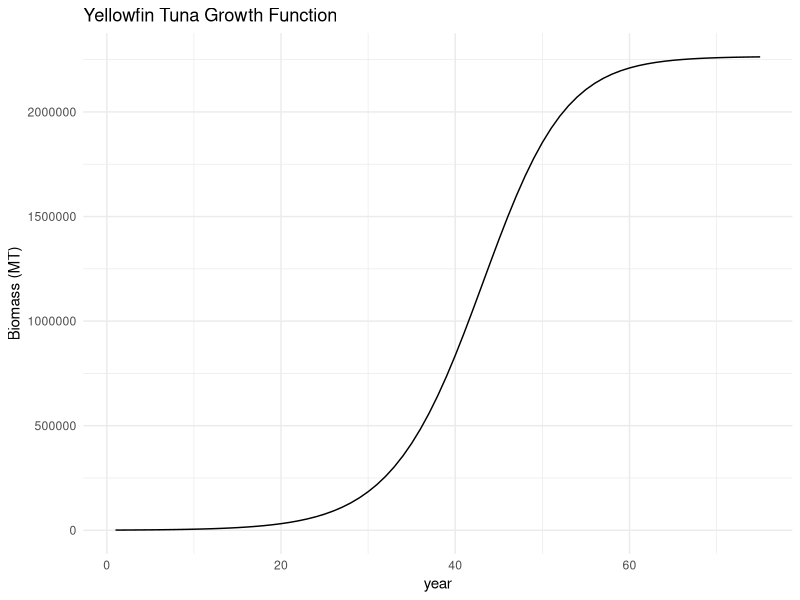
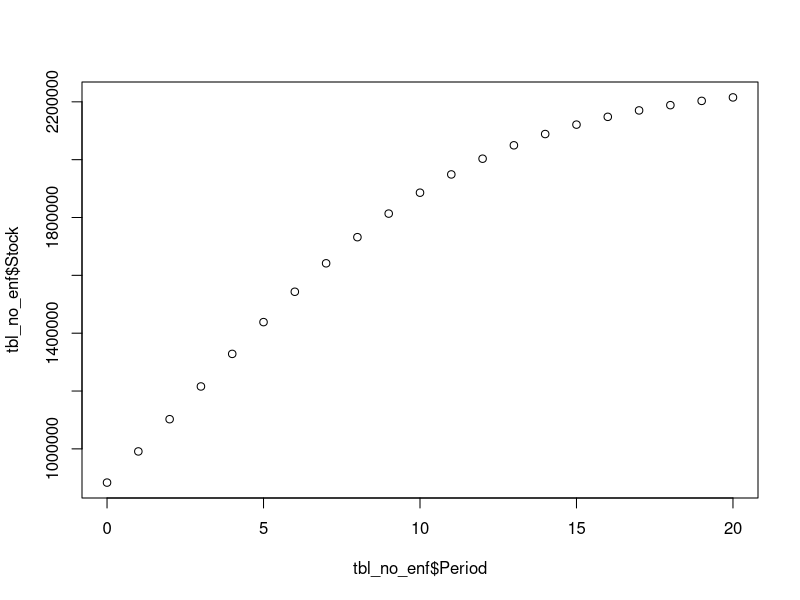

The R source for these figures, in order:
## ---- chunk 1
knitr::opts_chunk$set(echo = TRUE)

library(tidyverse)
library(nloptr)
library(knitr)
library(dplyr)
library(ggplot2)
library(numDeriv)
## ---- chunk 2
 period = seq(1,75, by =1)
stock <- function(Y, int_stock, r, K, period) {
   stock <- vector(mode = "numeric", length = 75)
   
   stock[1] = int_stock
   
    for (i in 2:(75))  
    {
    ### Stock dynamics
    stock[i] = stock[i-1] + (r * stock[i-1]) - (r*(stock[i-1])^2)/K  - Y 
    }
   return(stock)
}

 stock1<-stock(Y=0, int_stock = 1000, r=.2, K=2265128)
 
 stock_data <- data.frame(period,stock1)

ggplot(data = stock_data,aes( x=period, y= stock1)) +
  geom_line() +
   labs(title = "Yellowfin Tuna Growth Function",
       x = "year",
       y = "Biomass (MT)") +
  theme_minimal()

## ---- chunk 3
objective <- function(I, int_stock, discount, p, L, c, ce, r, K, period, effort, alpha) {
  
  #vectors 
  stock <- vector(mode = "numeric", length = 21)
  benefits <- vector(mode = "numeric", length = 21)
  
  #initial values
  stock[1] = int_stock
  benefits[1] = p*(L+I[1]) - c*((L+I[1])^2/stock[1]) - ce*(effort) - alpha*effort*I[1]
  
  
  #for loop
  for (i in 2:(period+1))  
    {
    ### Stock dynamics
    stock[i] = stock[i-1] + (r * stock[i-1]) - (r*(stock[i-1])^2)/K  - (L+I[i-1] )
    benefits[i] = p*(L + I[i]) - c*((L+I[i])^2/stock[i]) 
    - ce*(effort)  - alpha*effort*I[i]
    
  }
  
  t = seq(from = 0, period) 
  pv = ((1/(1 + discount))^t) * benefits
  npv = sum(pv)
  
  return(-npv)
  
}
## ---- chunk 4
### Constraint: harvest < X
constraint <- function(I, int_stock, discount, p, L, c, ce, r, K, period, effort, alpha) {
  
 stock <- vector(mode = "numeric", length = 21)
  const <- vector(mode = "numeric", length = 21)
  
  ### Initial states
  stock[1] = int_stock
  const[1] = (L+I[1]) -stock[1]
  
  ### For-loop
  for (i in 2:(21)) {
    stock[i] = stock[i - 1] + r * stock[i - 1] * (1 - (stock[i - 1] / K)) - L - I[i - 1]
    const[i] = (L+I[i]) - stock[i]
  } # End for-loop
  
  return(const)
}
## ---- chunk 5
## Use this options list for nloptr

local_opts<-list("algorithm"="NLOPT_LN_COBYLA",xtol_rel=1e-15)
options=list("algorithm"="NLOPT_LN_AUGLAG",xtol_rel=1e-15,maxeval=16000,"local_opts"=local_opts)

period = 20

output_enf = nloptr(x0=rep(1, times=21),
                 eval_f=objective,
                 eval_g_ineq = constraint,
                 lb=rep(0, times=21),
                 opts = options,
                 int_stock=883400, discount=.05, p=2397, L=113256, c=1000, 
                 ce =4000, r=.2, K=2265128, 
                 period =20, effort= .5, alpha = .4)
                 
round(output_enf$solution, 3) #effort 
-output_enf$objective #PVNB

## ---- chunk 6
#Making a table

stock_a <- function(I, int_stock=883400, discount=.05, p=2397, L=113256, c=1000, ce =0, r=.2, K=2265128, 
                 period =20, effort= 0, alpha = 0) {
  
  #vectors 
  stock <- vector(mode = "numeric", length = 21)
  benefits <- vector(mode = "numeric", length = 21)
  
  #initial values
  stock[1] = int_stock
  benefits[1] = p*(L+I[1]) - c*((L+I[1])/stock[1]) - ce*(effort) - alpha*effort*I[1]
  
  
  
  #for loop
  for (i in 2:(period+1))  
    {
    ### Stock dynamics
    stock[i] = stock[i-1] + r * stock[i-1] * (1 - (stock[i-1]/K)) - L -I[i-1] 
    benefits[i] = p*(L + I[i]) - c*((L+I[i])/stock[i]) 
    - ce*(effort[i])  - alpha*effort[i]*I[i]
    
  }
  
  t = seq(from = 0, period) 
  pv = ((1/(1 + discount))^t) * benefits
  npv = sum(pv)
  
  
# This time we return a data frame with the variables we want in the table.  The value after the = indicates the column label.
  
  return(data.frame("Period"=t, "Present Value" =pv, "Stock"=stock, "Harvest" =I+L, "Illegal Fishing" = I))

}

# The next command is telling R to use the solution found above, choice, to evaluate the function stock and to round the values in the data frame to two places past the decimal point.  The second command says to make a table with these values. 

tbl_enf=round(stock_a(output_enf$solution),3)      #  2 indicates rounding

kable(tbl_enf)

## ---- chunk 7
## Use this options list for nloptr

local_opts<-list("algorithm"="NLOPT_LN_COBYLA",xtol_rel=1e-15)
options=list("algorithm"="NLOPT_LN_AUGLAG",xtol_rel=1e-15,maxeval=16000,"local_opts"=local_opts)

period = 20

output_no_enf = nloptr(x0=rep(1, times=21),
                 eval_f=objective,
                 #eval_g_ineq = constraint,
                 lb=rep(0, times=21),
                 opts = options,
                 int_stock=883400, discount=0, p=2397, L=0, c=0, ce =0, r=.2, K=2265128, 
                 period =20, effort= 0, alpha = 0)
                 
round(output_no_enf$solution, 3) #effort 
-output_no_enf$objective #PVNB
## ---- chunk 8
#Making a table

stock_a <- function(I, int_stock=883400, discount=.05, p=2397, L=0, c=0, ce =0, r=.2, K=2265128, 
                 period =20, effort= 0, alpha = 0) {
  
  #vectors 
  stock <- vector(mode = "numeric", length = 21)
  benefits <- vector(mode = "numeric", length = 21)
  
  #initial values
  stock[1] = int_stock
  benefits[1] = p*(L+I[1]) - c*((L+I[1])/stock[1]) - ce*(effort) - alpha*effort*I[1]
  
  
  
  #for loop
  for (i in 2:(period+1))  
    {
    ### Stock dynamics
    stock[i] = stock[i-1] + r * stock[i-1] * (1 - (stock[i-1]/K)) - L -I[i-1] 
    benefits[i] = p*(L + I[i]) - c*((L+I[i])/stock[i]) 
    - ce*(effort[i])  - alpha*effort[i]*I[i]
    
  }
  
  t = seq(from = 0, period) 
  pv = ((1/(1 + discount))^t) * benefits
  npv = sum(pv)
  
  
# This time we return a data frame with the variables we want in the table.  The value after the = indicates the column label.
  
  return(data.frame("Period"=t, "Present Value" =pv, "Stock"=stock, "Harvest" =I+L, "Illegal Fishing" = I))

}

# The next command is telling R to use the solution found above, choice, to evaluate the function stock and to round the values in the data frame to two places past the decimal point.  The second command says to make a table with these values. 

tbl_no_enf=round(stock_a(output_no_enf$solution),3)      #  2 indicates rounding

kable(tbl_no_enf)

## ---- chunk 9
plot(tbl_no_enf$Period, tbl_no_enf$Stock)
## ---- chunk 10
objective_new <- function(Y, int_stock, discount, p, c, r, K, period) {
  
  #vectors 
  stock <- vector(mode = "numeric", length = 76)
  benefits <- vector(mode = "numeric", length = 76)
  
  #initial values
  stock[1] = int_stock
  benefits[1] = p*(Y[1]) - c*(Y[1]^2/stock[1]) 
  
  
  #for loop
  for (i in 2:(period+1))  
    {
    ### Stock dynamics
     stock[i] = stock[i-1] + (r * stock[i-1]) - (r*(stock[i-1])^2)/K  - Y[i-1] 
    benefits[i] = p*(Y[i]) - c*(Y[i]^2/stock[i]) 
    
  }
  
  t = seq(from = 0, period) 
  pv = ((1/(1 + discount))^t) * benefits
  npv = sum(pv)
  
  return(-npv)
  
}
## ---- chunk 11
### Constraint: harvest < X
constraint_new <- function(Y, int_stock, discount, p, c,  r, K, period) {
  
 stock <- vector(mode = "numeric", length = 76)
  const <- vector(mode = "numeric", length = 76)
  
  ### Initial states
  stock[1] = int_stock
  const[1] = Y[1] -stock[1]
  
  ### For-loop
  for (i in 2:(period+1)) {
     stock[i] = stock[i-1] + (r * stock[i-1]) - (r*(stock[i-1])^2)/K  - Y[i-1] 
    const[i] = Y[i] - stock[i-1]
  } # End for-loop
  
  return(const)
}
## ---- chunk 12
## Use this options list for nloptr

local_opts<-list("algorithm"="NLOPT_LN_COBYLA",xtol_rel=1e-15)
options=list("algorithm"="NLOPT_LN_AUGLAG",xtol_rel=1e-15,maxeval=16000,"local_opts"=local_opts)

period = 75

output_new = nloptr(x0=rep(1, times=76),
                 eval_f=objective_new,
                 eval_g_ineq = constraint_new,
                 lb=rep(0, times=76),
                 opts = options,
                 int_stock=8000, discount=.05, p=10, c=7, r=.2, K=2265128, 
                 period =75)
                 
round(output_new$solution, 3) #effort 
-output_new$objective #PVNB
## ---- chunk 13
#Making a table

stock_a <- function(Y, int_stock=8000, discount=.05, p=10, c=7, r=.2, K=2265128, period =75) {
  
 stock <- vector(mode = "numeric", length = 76)
  benefits <- vector(mode = "numeric", length = 76)
  
  #initial values
  stock[1] = int_stock
  benefits[1] = p*(Y[1]) - c*(Y[1]^2/stock[1]) 
  
  
  #for loop
  for (i in 2:(period+1))  
    {
    ### Stock dynamics
    stock[i] = stock[i-1] + (r * stock[i-1]) - (r*(stock[i-1])^2)/K  - Y[i-1] 
    benefits[i] = p*(Y[i]) - c*(Y[i]^2/stock[i]) 
    
  }
  
  t = seq(from = 0, period) 
  pv = ((1/(1 + discount))^t) * benefits
  npv = sum(pv)
  
  
# This time we return a data frame with the variables we want in the table.  The value after the = indicates the column label.
  
  return(data.frame("Period"=t, "Present Value" =pv, "Stock"=stock, "Harvest" =Y))

}

# The next command is telling R to use the solution found above, choice, to evaluate the function stock and to round the values in the data frame to two places past the decimal point.  The second command says to make a table with these values. 

tbl_new=round(stock_a(output_new$solution),3)      #  2 indicates rounding

kable(tbl_new)

